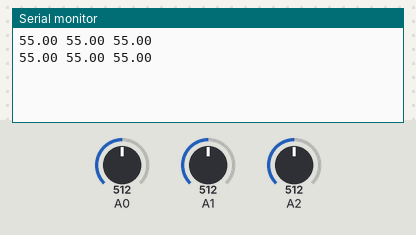
This sketch was run on a simulated Arduino Uno, built for the host (arithmetic inside an expression is 32-bit, double 64-bit). Shown: the last lines printed to the serial monitor. The test bench sets the inputs (shaded band); at power-on: A0 = 512, A1 = 512, A2 = 512.

Above: at 1.3 s.
1.4 s: A0 set to 716
At 2.7 s:
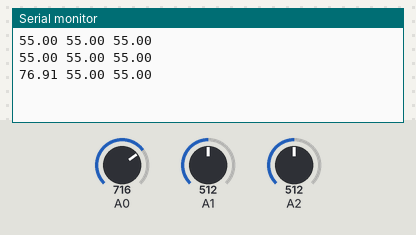
2.9 s: A1 set to 716
At 3.8 s:
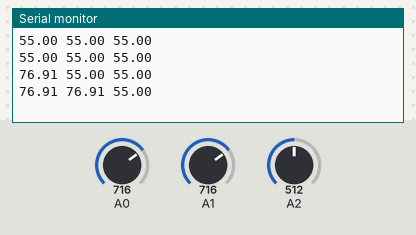
4.4 s: A2 set to 716
At 5.7 s:
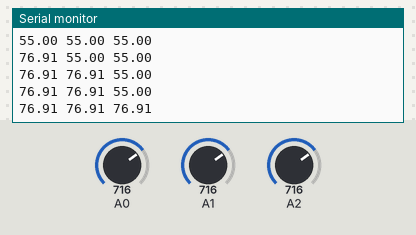
5.9 s: A0 set to 900
At 6.9 s:
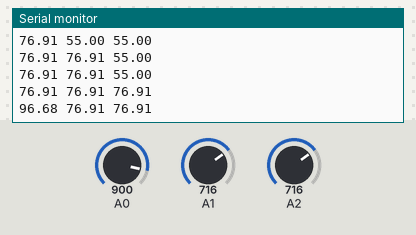
7.4 s: A1 set to 900
At 8.7 s:
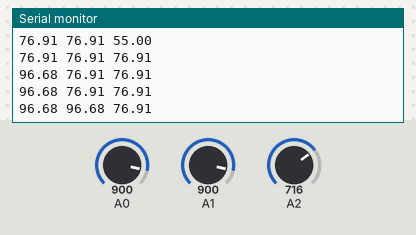
8.9 s: A2 set to 900
At 9.7 s:
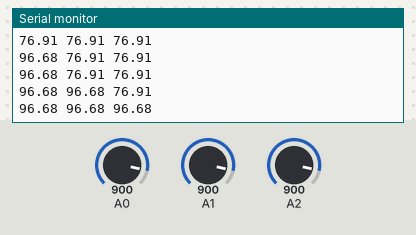
Timing chart, 0 to 11.4 s (numbered marks = the images above; inputs shaded):
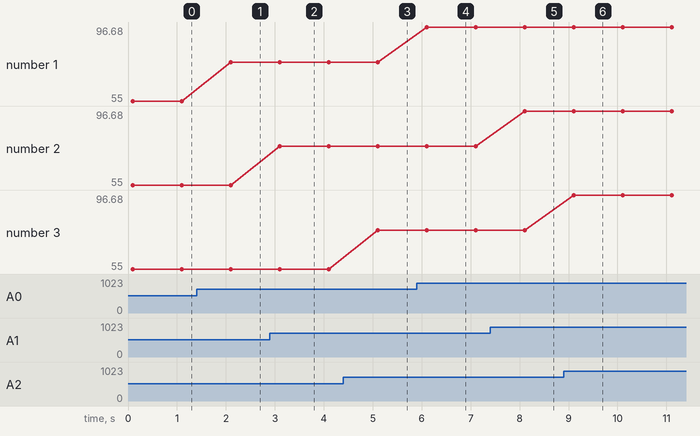

The sketch:

temp_LM35D_multi.ino
```cpp
#include <Time.h>

int Npins = 3;

const int sensorPins[] = {
  0, 1, 2
};

void setup() {
  // put your setup code here, to run once:

//analogReference(INTERNAL);//1.1 V arduino uno
analogReference(INTERNAL1V1);//1.1 V arduino mega
Serial.begin(9600);
delay(100);

}

void loop() {
  // put your main code here, to run repeatedly:

  for (int thisPin = 0; thisPin < Npins; thisPin++) {
    float sensorVal = analogRead(sensorPins[thisPin]);
    float temp = calculateTemp(sensorVal);
    Serial.print(temp);
    if (thisPin < Npins-1){
      Serial.print(" ");
    }
  }

//float sensorVal = analogRead(sensorPins[0]);
//float temp = calculateTemp(sensorVal);
//float voltage = sensorVal * 1100 / 1024; // Nsamples * (1100 mV / 1024) samples -> mV
//float temp = voltage / 10; // mV / 10 (mV/Celsius) --> Celsius a partire da 0

//Serial.print("Analog = ");
//Serial.print(sensorVal);
//Serial.print(" ADC counts");
//Serial.print("      Voltage = ");
//Serial.print(voltage);
//Serial.print(" mV");
//Serial.print("      Temp = ");
//Serial.println(temp);
Serial.println("");

delay(1000);

}

float calculateTemp(float sensorValue){
  float temperature;
  float voltage = sensorValue * 1100 / 1024; // Nsamples * (1100 mV / 1024) samples -> mV
  temperature = voltage / 10; // mV / 10 (mV/Celsius) --> Celsius a partire da 0
  return temperature;
}
```

Measured:
- after the input at 1.4 s, the serial monitor: prints a new line after 0.70 s (image 1)
- after the input at 2.9 s, the serial monitor: prints a new line after 0.20 s (image 2)
- after the input at 4.4 s, the serial monitor: prints a new line after 0.70 s (image 3)
- after the input at 5.9 s, the serial monitor: prints a new line after 0.20 s (image 4)
- after the input at 7.4 s, the serial monitor: prints a new line after 0.70 s (image 5)
- after the input at 8.9 s, the serial monitor: prints a new line after 0.20 s (image 6)
- plotted number 1: 55 → 76.91 after the input at 1.4 s, 76.91 → 96.68 after the input at 5.9 s
